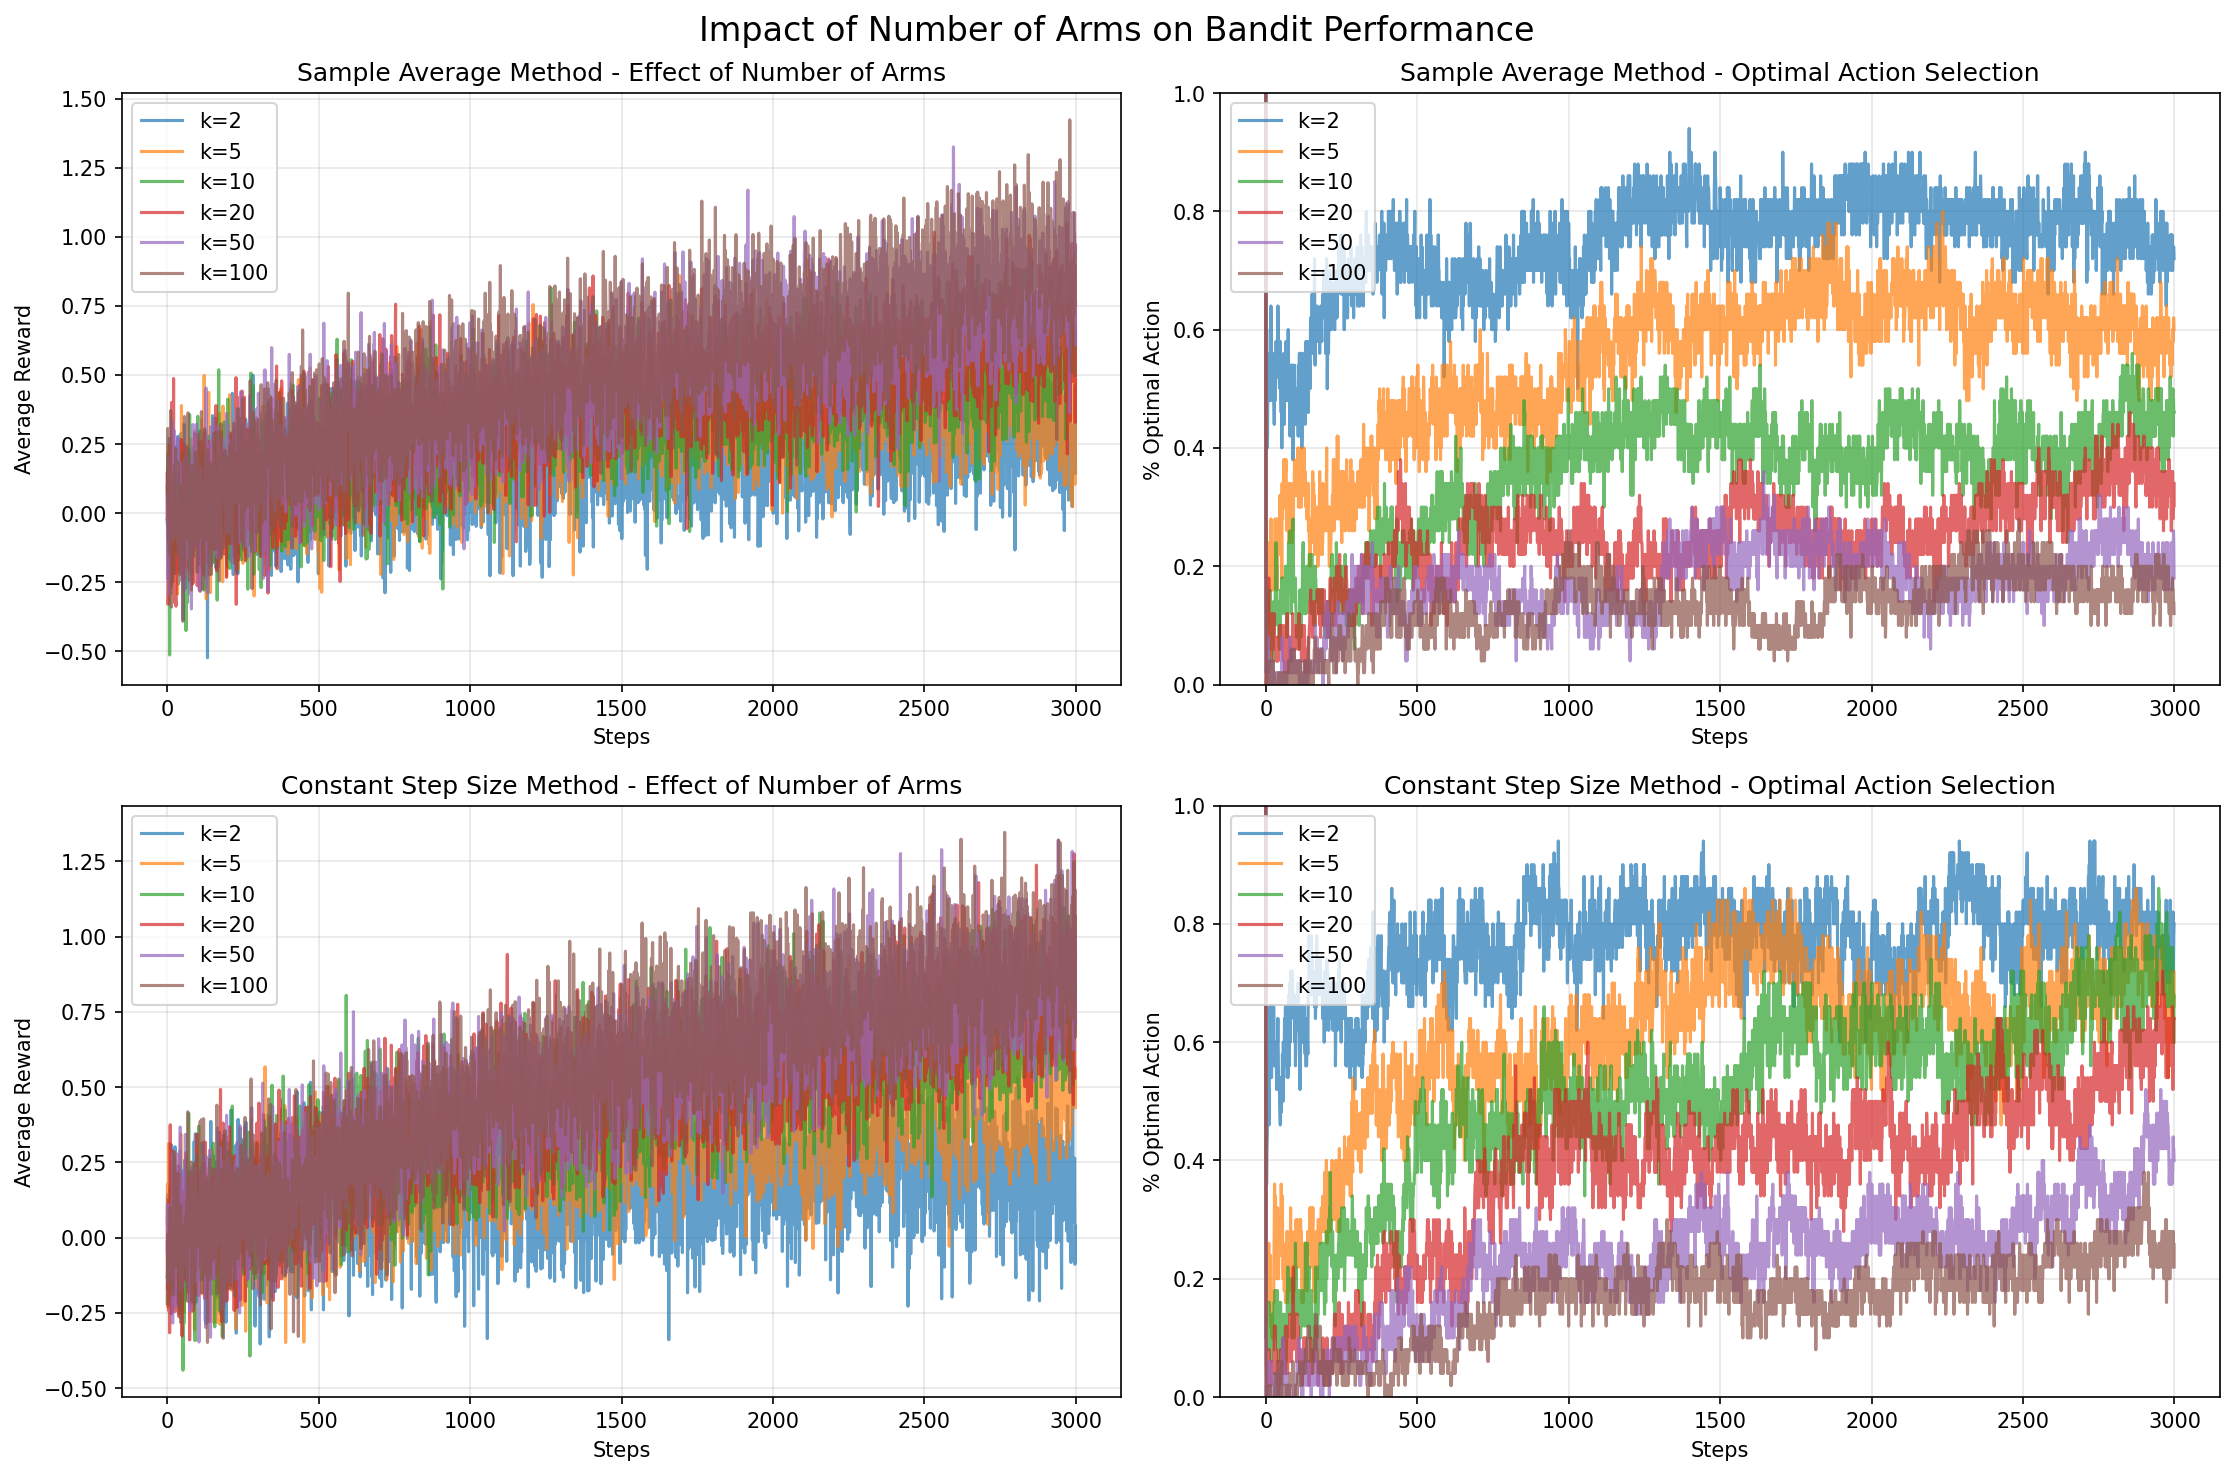

Write the Python code that produced this figure.
#!/usr/bin/env python3
"""
Experiment with different numbers of arms (k) to understand scaling effects
"""

import numpy as np
import matplotlib.pyplot as plt
from assignments.bandit import BanditSolver, BanditSolverHyperparameters, SampleAverageMethod, ConstantStepSizeMethod
from assignments.bandit_env import BanditEnvironment
from gymnasium.wrappers import TimeLimit
from tqdm import tqdm

def run_k_arms_experiment():
    """Run experiments with different numbers of arms"""
    
    k_values = [2, 5, 10, 20, 50, 100]
    num_simulations = 50  # Fewer simulations for larger k values
    num_iterations = 3000
    epsilon = 0.1
    alpha = 0.1
    
    results = {}
    
    for k in k_values:
        print(f"\nRunning experiment with k={k} arms")
        
        # Arrays to store results
        sample_avg_rewards = np.zeros(num_iterations)
        sample_avg_optimal = np.zeros(num_iterations)
        constant_rewards = np.zeros(num_iterations)
        constant_optimal = np.zeros(num_iterations)
        
        for sim in tqdm(range(num_simulations)):
            # Sample Average Method
            env = TimeLimit(BanditEnvironment(k=k), max_episode_steps=num_iterations)
            hyperparams = BanditSolverHyperparameters(epsilon=epsilon)
            solver = BanditSolver(env, hyperparams, SampleAverageMethod)
            rewards, optimal_actions = solver.train_episode()
            sample_avg_rewards += rewards
            sample_avg_optimal += optimal_actions
            
            # Constant Step Size Method
            env = TimeLimit(BanditEnvironment(k=k), max_episode_steps=num_iterations)
            hyperparams = BanditSolverHyperparameters(epsilon=epsilon, alpha=alpha)
            solver = BanditSolver(env, hyperparams, ConstantStepSizeMethod)
            rewards, optimal_actions = solver.train_episode()
            constant_rewards += rewards
            constant_optimal += optimal_actions
        
        results[k] = {
            'sample_avg_rewards': sample_avg_rewards / num_simulations,
            'sample_avg_optimal': sample_avg_optimal / num_simulations,
            'constant_rewards': constant_rewards / num_simulations,
            'constant_optimal': constant_optimal / num_simulations
        }
    
    return results, k_values

def plot_k_arms_results(results, k_values):
    """Plot the results of k-arms experiments"""
    
    fig, axes = plt.subplots(2, 2, figsize=(15, 10))
    
    # Plot rewards for different k values - Sample Average
    ax = axes[0, 0]
    for k in k_values:
        ax.plot(results[k]['sample_avg_rewards'], label=f'k={k}', alpha=0.7)
    ax.set_xlabel('Steps')
    ax.set_ylabel('Average Reward')
    ax.set_title('Sample Average Method - Effect of Number of Arms')
    ax.legend()
    ax.grid(True, alpha=0.3)
    
    # Plot optimal actions for different k values - Sample Average
    ax = axes[0, 1]
    for k in k_values:
        ax.plot(results[k]['sample_avg_optimal'], label=f'k={k}', alpha=0.7)
    ax.set_xlabel('Steps')
    ax.set_ylabel('% Optimal Action')
    ax.set_title('Sample Average Method - Optimal Action Selection')
    ax.set_ylim([0, 1])
    ax.legend()
    ax.grid(True, alpha=0.3)
    
    # Plot rewards for different k values - Constant Step Size
    ax = axes[1, 0]
    for k in k_values:
        ax.plot(results[k]['constant_rewards'], label=f'k={k}', alpha=0.7)
    ax.set_xlabel('Steps')
    ax.set_ylabel('Average Reward')
    ax.set_title('Constant Step Size Method - Effect of Number of Arms')
    ax.legend()
    ax.grid(True, alpha=0.3)
    
    # Plot optimal actions for different k values - Constant Step Size
    ax = axes[1, 1]
    for k in k_values:
        ax.plot(results[k]['constant_optimal'], label=f'k={k}', alpha=0.7)
    ax.set_xlabel('Steps')
    ax.set_ylabel('% Optimal Action')
    ax.set_title('Constant Step Size Method - Optimal Action Selection')
    ax.set_ylim([0, 1])
    ax.legend()
    ax.grid(True, alpha=0.3)
    
    plt.suptitle('Impact of Number of Arms on Bandit Performance', fontsize=16)
    plt.tight_layout()
    plt.savefig('k_arms_experiment.png', dpi=150, bbox_inches='tight')
    print("\nPlot saved as k_arms_experiment.png")

def plot_scaling_analysis(results, k_values):
    """Analyze how performance scales with number of arms"""
    
    fig, axes = plt.subplots(1, 2, figsize=(12, 5))
    
    # Extract final performance metrics
    final_rewards_sa = []
    final_optimal_sa = []
    final_rewards_cs = []
    final_optimal_cs = []
    
    for k in k_values:
        final_rewards_sa.append(np.mean(results[k]['sample_avg_rewards'][-500:]))
        final_optimal_sa.append(np.mean(results[k]['sample_avg_optimal'][-500:]))
        final_rewards_cs.append(np.mean(results[k]['constant_rewards'][-500:]))
        final_optimal_cs.append(np.mean(results[k]['constant_optimal'][-500:]))
    
    # Plot scaling of rewards
    ax = axes[0]
    ax.plot(k_values, final_rewards_sa, 'o-', label='Sample Average', markersize=8)
    ax.plot(k_values, final_rewards_cs, 's-', label='Constant Step Size', markersize=8)
    ax.set_xlabel('Number of Arms (k)')
    ax.set_ylabel('Final Average Reward')
    ax.set_title('Reward Scaling with Number of Arms')
    ax.set_xscale('log')
    ax.legend()
    ax.grid(True, alpha=0.3)
    
    # Plot scaling of optimal action selection
    ax = axes[1]
    ax.plot(k_values, final_optimal_sa, 'o-', label='Sample Average', markersize=8)
    ax.plot(k_values, final_optimal_cs, 's-', label='Constant Step Size', markersize=8)
    ax.set_xlabel('Number of Arms (k)')
    ax.set_ylabel('Final % Optimal Action')
    ax.set_title('Optimal Action Selection Scaling')
    ax.set_xscale('log')
    ax.legend()
    ax.grid(True, alpha=0.3)
    
    plt.suptitle('Scaling Analysis: Performance vs Number of Arms', fontsize=14)
    plt.tight_layout()
    plt.savefig('k_arms_scaling.png', dpi=150, bbox_inches='tight')
    print("Scaling plot saved as k_arms_scaling.png")

if __name__ == "__main__":
    print("Running k-arms experiments...")
    results, k_values = run_k_arms_experiment()
    plot_k_arms_results(results, k_values)
    plot_scaling_analysis(results, k_values)
    
    # Print summary
    print("\n" + "="*60)
    print("SUMMARY: Final Performance (last 500 steps)")
    print("="*60)
    
    print("\n{:<10} {:<25} {:<25}".format("K Arms", "Sample Average", "Constant Step Size"))
    print("-"*60)
    
    for k in k_values:
        sa_reward = np.mean(results[k]['sample_avg_rewards'][-500:])
        sa_optimal = np.mean(results[k]['sample_avg_optimal'][-500:])
        cs_reward = np.mean(results[k]['constant_rewards'][-500:])
        cs_optimal = np.mean(results[k]['constant_optimal'][-500:])
        
        print("{:<10} R:{:.3f} Opt:{:.1%}      R:{:.3f} Opt:{:.1%}".format(
            k, sa_reward, sa_optimal, cs_reward, cs_optimal))